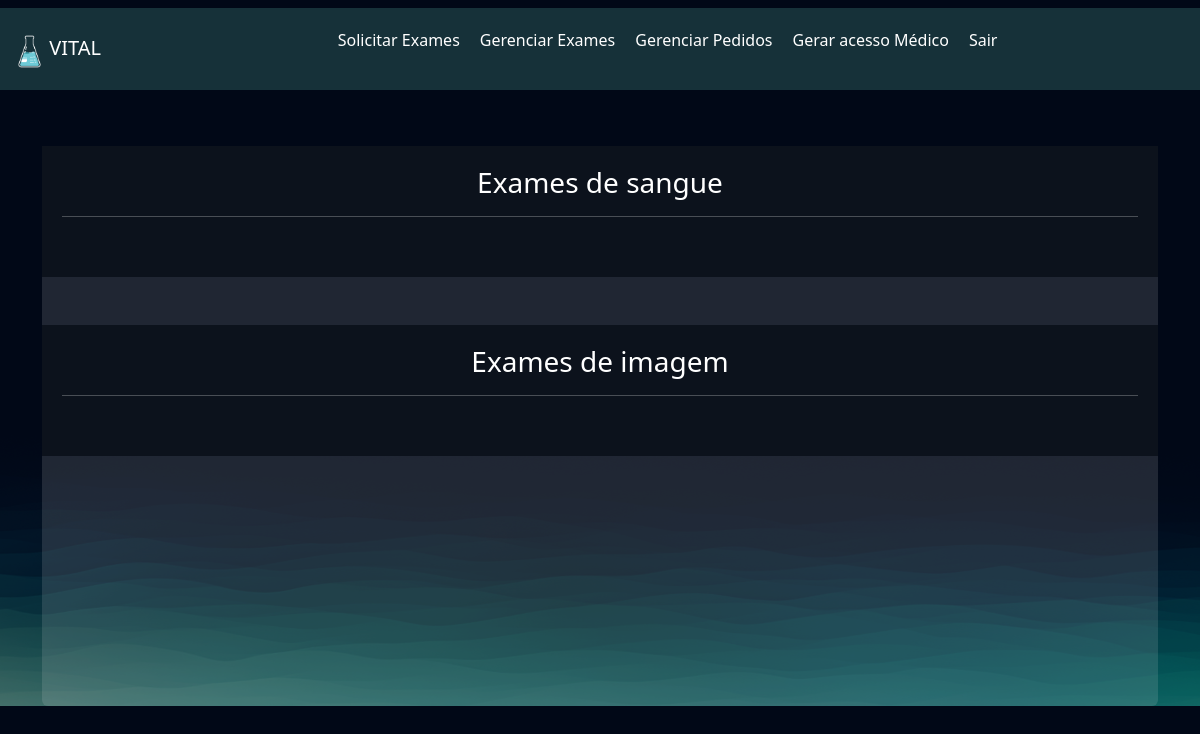
Page /exames/gerenciar_exames/ (signed in) on the earlier database version.
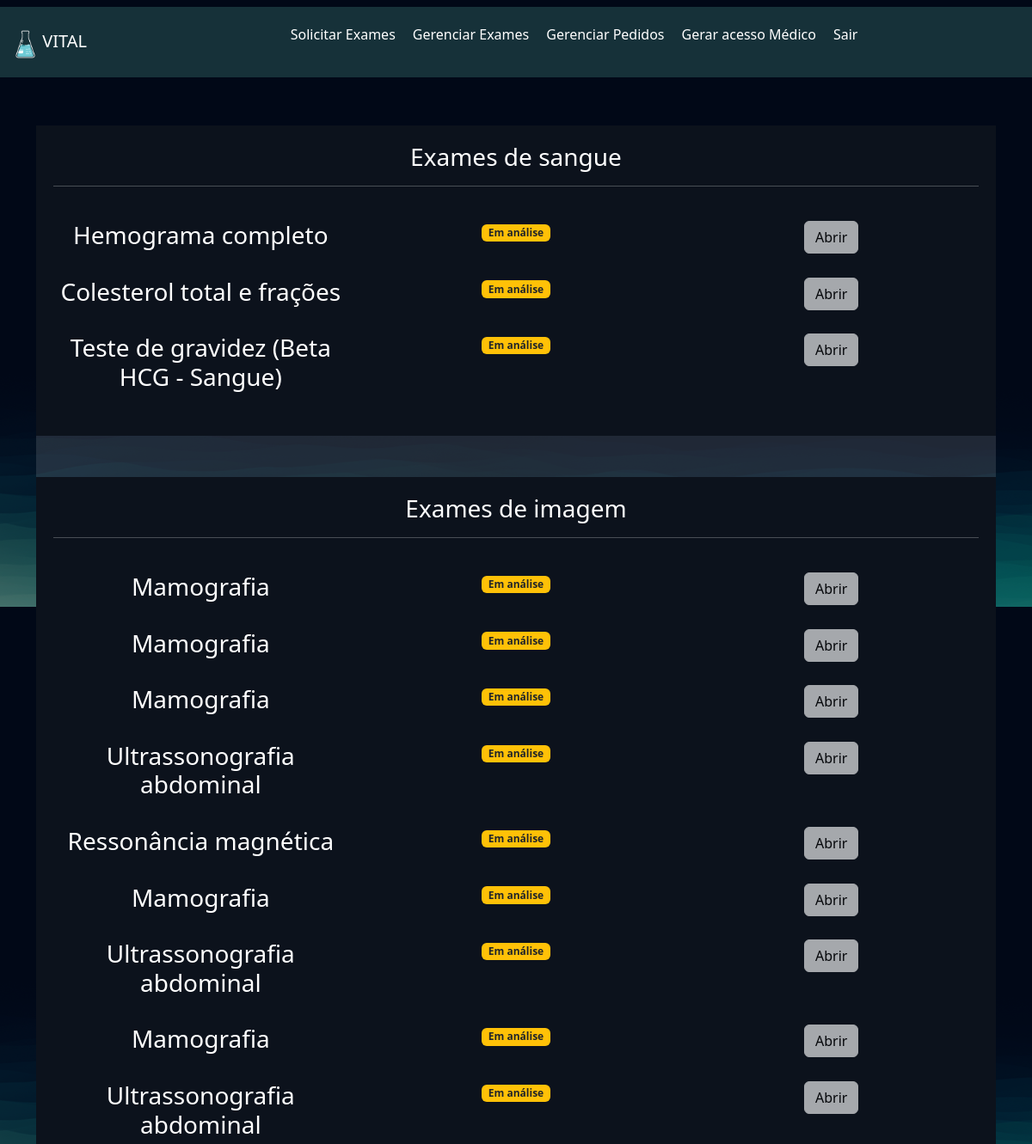
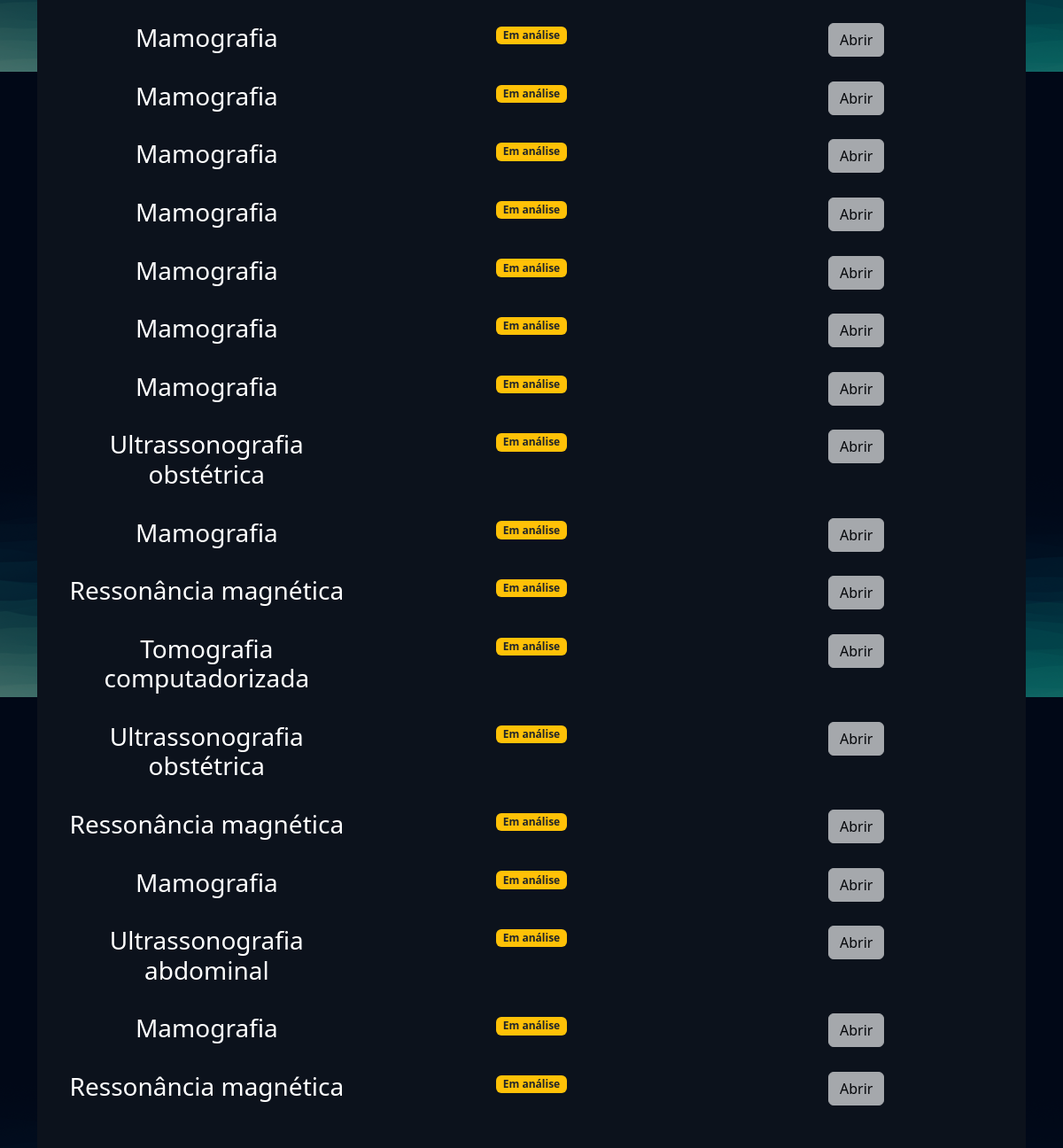
Same page on the later database version (2 pictures, top to bottom).
### exames/models.py (models this page shows, shortened)
class SolicitacaoExame(models.Model):
    choice_status = (
        ('E', 'Em análise'),
        ('F', 'Finalizado')
    )
    usuario = models.ForeignKey(User, on_delete=models.DO_NOTHING)  # Usuário que solicitou o exame
    exame = models.ForeignKey(TiposExames, on_delete=models.DO_NOTHING)  # Tipo de exame solicitado
    status = models.CharField(max_length=2, choices=choice_status)  # Status da solicitação
    resultado = models.FileField(upload_to="resultados", null=True, blank=True)  # Arquivo com o resultado do exame
    requer_senha = models.BooleanField(default=False)  # Se o resultado requer senha para acesso
    senha = models.CharField(max_length=6, null=True, blank=True)  # Senha para acesso ao exame (opcional)
    def badge_template(self):
        if self.status == 'E':
            classes_css = 'bg-warning text-dark'
            texto = "Em análise"
        elif self.status == 'F':
            classes_css = 'bg-success'
            texto = "Finalizado"
        else:
            classes_css = 'bg-secondary'
            texto = 'Indefinido'
        return mark_safe(f"<span class='badge bg-primary {classes_css}'>{texto}</span>")

class TiposExames(models.Model):
    tipo_choices = (
        ('I', 'Exame de imagem'),
        ('S', 'Exame de Sangue')
    )
    nome = models.CharField(max_length=50)  # Nome do exame
    tipo = models.CharField(max_length=2, choices=tipo_choices)  # Tipo do exame (imagem ou sangue)
    preco = models.FloatField()  # Preço do exame
    disponivel = models.BooleanField(default=True)  # Disponibilidade do exame
    horario_inicial = models.IntegerField()  # Horário inicial para realização do exame
    horario_final = models.IntegerField()  # Horário final para realização do exame

### exames/views.py (the view)
# urls.py: path('gerenciar_exames/', views.gerenciar_exames, name="gerenciar_exames"),
@login_required
def gerenciar_exames(request):
    exames = SolicitacaoExame.objects.filter(usuario=request.user)
    return render(request, 'gerenciar_exames.html', {'exames': exames})

### exames/templates/gerenciar_exames.html (shortened to what this page needs)
{% extends "bases/base.html" %}
{% load static %}
{% block 'head' %}
    <link href="{% static 'exames/css/css.css' %}" rel="stylesheet">
    <link href="{% static 'exames/css/gerenciar_pedidos.css' %}" rel="stylesheet">
    <link href="{% static 'exames/css/gerenciar_exames.css' %}" rel="stylesheet">
{% endblock 'head' %}
{% block 'conteudo' %}
    <br><br>
    <div class="container">
        <div class="card card-view">
            <div class="sub-card">
                <h3>Exames de sangue</h3>
                <hr><br>
                {% for exame in exames  %}
                    {% if  exame.exame.tipo == 'S'%}
                        <div class="row">
                            <div class="col-md"><h3>{{exame.exame.nome}}</h3></div>
                            <div class="col-md">{{exame.badge_template}}</div>
                            <div class="col-md">
                                {% if exame.status == 'F' %}
                                    <a href="{% url 'permitir_abrir_exame' exame.id %}" class="btn btn-light">Abrir</a>
                                {% else %}
                                    <a href="#" class="btn btn-light disabled">Abrir</a>
                                {% endif %}
                            </div>
                        </div>
                        <br>
                    {% endif %}
                {% endfor %}
            </div>
            <br><br>
            <div class="sub-card">
                <h3>Exames de imagem</h3>
                <hr><br>
                {% for exame in exames  %}
                    {% if  exame.exame.tipo == 'I'%}
                        <div class="row">
                            <div class="col-md"><h3>{{exame.exame.nome}}</h3></div>
                            <div class="col-md">{{exame.badge_template}}</div>
                            <div class="col-md">
                                {% if exame.status == 'F' %}
                                    <a href="{% url 'permitir_abrir_exame' exame.id %}" class="btn btn-light">Abrir</a>
                                {% else %}
                                    <a href="#" class="btn btn-light disabled">Abrir</a>
                                {% endif %}
                            </div>
                        </div>
                        <br>
                    {% endif %}
                {% endfor %}
            </div>
        </div>
    </div>
{% endblock 'conteudo' %}

Differences in the rows shown:
added SolicitacaoExame: exame.nome "Hemograma completo", badge_template "Em análise", shows "Abrir", shown under "Exames de sangue"
added SolicitacaoExame: exame.nome "Colesterol total e frações", badge_template "Em análise", shows "Abrir", shown under "Exames de sangue"
added SolicitacaoExame: exame.nome "Teste de gravidez (Beta HCG - Sangue)", badge_template "Em análise", shows "Abrir", shown under "Exames de sangue"
added SolicitacaoExame: exame.nome "Mamografia", badge_template "Em análise", shows "Abrir", shown under "Exames de imagem"
added SolicitacaoExame: exame.nome "Mamografia", badge_template "Em análise", shows "Abrir", shown under "Exames de imagem"
added SolicitacaoExame: exame.nome "Mamografia", badge_template "Em análise", shows "Abrir", shown under "Exames de imagem"
added SolicitacaoExame: exame.nome "Ultrassonografia abdominal", badge_template "Em análise", shows "Abrir", shown under "Exames de imagem"
added SolicitacaoExame: exame.nome "Ressonância magnética", badge_template "Em análise", shows "Abrir", shown under "Exames de imagem"
added SolicitacaoExame: exame.nome "Mamografia", badge_template "Em análise", shows "Abrir", shown under "Exames de imagem"
added SolicitacaoExame: exame.nome "Ultrassonografia abdominal", badge_template "Em análise", shows "Abrir", shown under "Exames de imagem"
added SolicitacaoExame: exame.nome "Mamografia", badge_template "Em análise", shows "Abrir", shown under "Exames de imagem"
added SolicitacaoExame: exame.nome "Ultrassonografia abdominal", badge_template "Em análise", shows "Abrir", shown under "Exames de imagem"
added SolicitacaoExame: exame.nome "Mamografia", badge_template "Em análise", shows "Abrir", shown under "Exames de imagem"
added SolicitacaoExame: exame.nome "Mamografia", badge_template "Em análise", shows "Abrir", shown under "Exames de imagem"
added SolicitacaoExame: exame.nome "Mamografia", badge_template "Em análise", shows "Abrir", shown under "Exames de imagem"
added SolicitacaoExame: exame.nome "Mamografia", badge_template "Em análise", shows "Abrir", shown under "Exames de imagem"
added SolicitacaoExame: exame.nome "Mamografia", badge_template "Em análise", shows "Abrir", shown under "Exames de imagem"
added SolicitacaoExame: exame.nome "Mamografia", badge_template "Em análise", shows "Abrir", shown under "Exames de imagem"
added SolicitacaoExame: exame.nome "Mamografia", badge_template "Em análise", shows "Abrir", shown under "Exames de imagem"
added SolicitacaoExame: exame.nome "Ultrassonografia obstétrica", badge_template "Em análise", shows "Abrir", shown under "Exames de imagem"
added SolicitacaoExame: exame.nome "Mamografia", badge_template "Em análise", shows "Abrir", shown under "Exames de imagem"
added SolicitacaoExame: exame.nome "Ressonância magnética", badge_template "Em análise", shows "Abrir", shown under "Exames de imagem"
added SolicitacaoExame: exame.nome "Tomografia computadorizada", badge_template "Em análise", shows "Abrir", shown under "Exames de imagem"
added SolicitacaoExame: exame.nome "Ultrassonografia obstétrica", badge_template "Em análise", shows "Abrir", shown under "Exames de imagem"
added SolicitacaoExame: exame.nome "Ressonância magnética", badge_template "Em análise", shows "Abrir", shown under "Exames de imagem"
added SolicitacaoExame: exame.nome "Mamografia", badge_template "Em análise", shows "Abrir", shown under "Exames de imagem"
added SolicitacaoExame: exame.nome "Ultrassonografia abdominal", badge_template "Em análise", shows "Abrir", shown under "Exames de imagem"
added SolicitacaoExame: exame.nome "Mamografia", badge_template "Em análise", shows "Abrir", shown under "Exames de imagem"
added SolicitacaoExame: exame.nome "Ressonância magnética", badge_template "Em análise", shows "Abrir", shown under "Exames de imagem"
